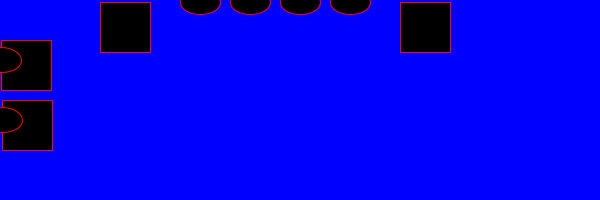
Frame 1 (no input)
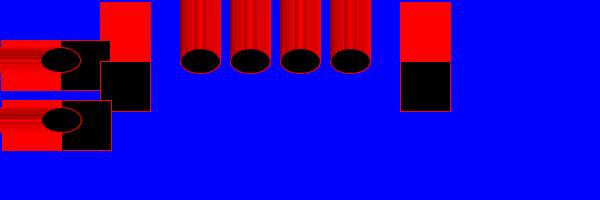
Frame 60 (the mouse pressed at the canvas centre just before this capture)
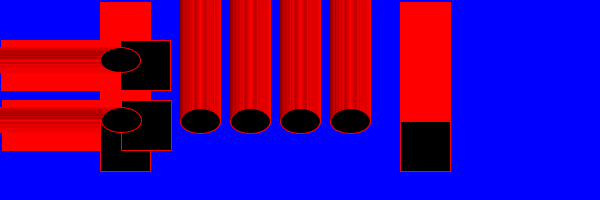
Frame 120 (the mouse held since frame 60 and released just before this capture)

The Processing sketch that drew these frames (run headless with seeded random() and noise(); from frame 60 on, the mouse is pressed at the canvas centre):

// Processing sketch: move26
// ── move26.pde
int i=1;
void setup()
{size(600,200);
background(0,0,255);
}
void draw()
{
fill(0);
stroke(255,0,0);
rect(i,40,50,50);
ellipse(i,60,40,25);
i=i+1;
rect(100,i,50,50);
ellipse(350,i,40,25);
rect(i,100,50,50);
ellipse(i,120,40,25);

rect(400,i,50,50);
ellipse(200,i,40,25);
ellipse(250,i,40,25);
ellipse(300,i,40,25);
}
